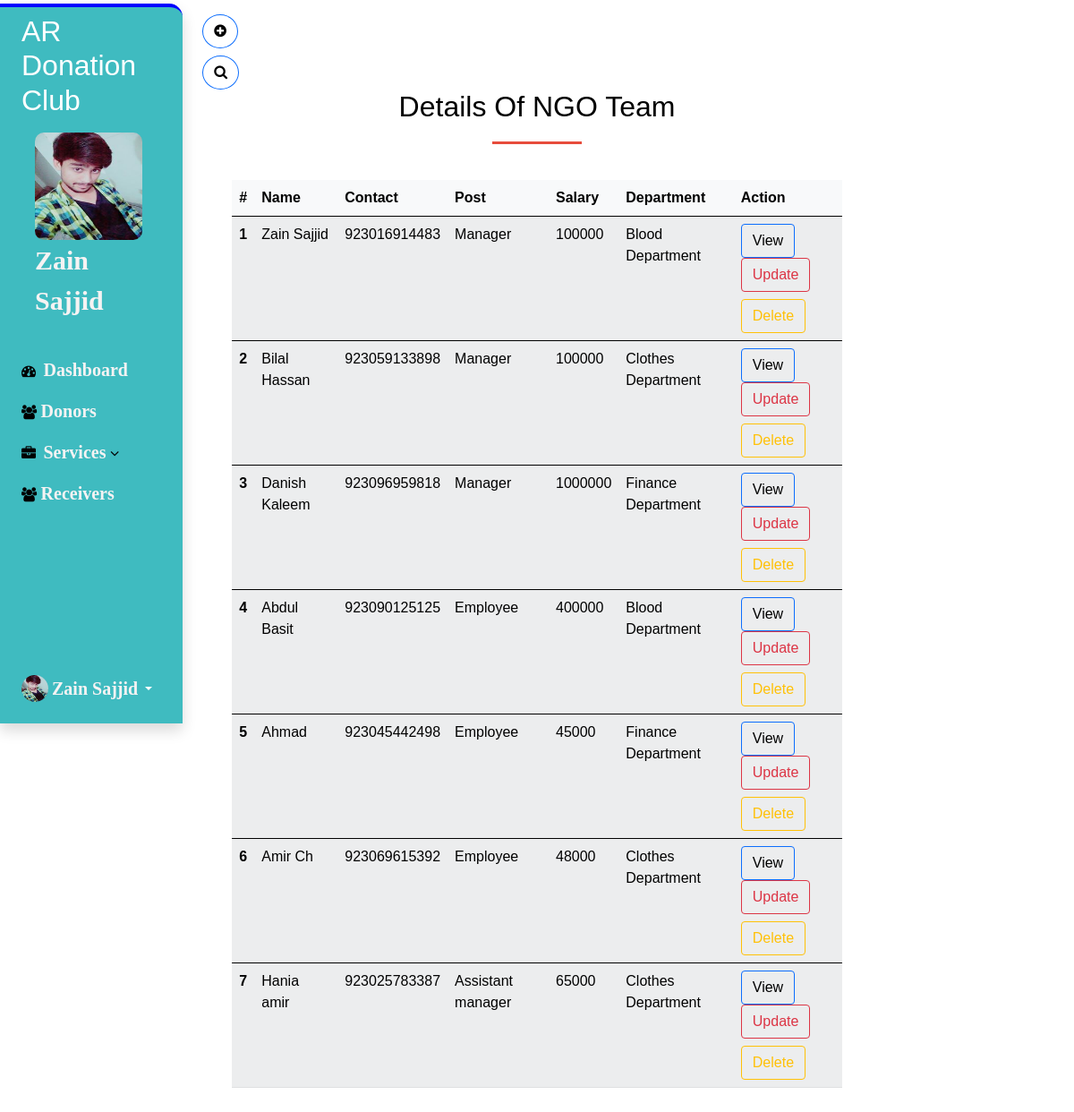
The page /NGO/dashboard/teamsearch.php (signed in) on the database its author committed.
### tables this page shows
CREATE TABLE `team` (
  `t_id` int(11) NOT NULL,
  `t_name` varchar(200) NOT NULL,
  `t_department` varchar(200) NOT NULL,
  `t_post` varchar(200) NOT NULL,
  `t_salary` varchar(200) NOT NULL,
  `t_username` varchar(200) NOT NULL,
  `t_password` varchar(200) NOT NULL,
  `t_contact` varchar(200) NOT NULL,
  `t_city` varchar(200) NOT NULL,
  `t_address` varchar(200) NOT NULL,
  `t_gender` varchar(200) NOT NULL
);

### NGO/dashboard/teamsearch.php (the view, shortened to what this page needs)
<?php
include 'header.php';
include 'dbconnect.php';
$search=$_POST['search'];
$query="SELECT * FROM team WHERE t_name LIKE'%".$search."%'";
$q=mysqli_query($con,$query);
?>
<div class="col p-3 section">
<div class="content">
 <a href="teamform.php">
<button class="btn btn-outline-primary d-block rounded-circle"><i class="fa fa-plus-circle" aria-hidden="true"></i></button>
</a>
   <a href="#" data-bs-toggle="modal" data-bs-target="#search">
      <button class="btn btn-outline-primary rounded-circle mt-2"><i class="fa fa-search"></i></button>
   </a>
</div>
<h2 class="section-head">Details Of NGO Team</h2>
       <div class="col-7 mx-auto">
       <table class="table table-light table-striped">
            <thead>
              <tr>
                <th scope="col">#</th>
                <th scope="col">Name</th>
                <th scope="col">Contact</th>
                <th scope="col">Post</th>
                <th scope="col">Salary</th>
                <th scope="col">Department</th>
                <th scope="col">Action</th>
              </tr>
            </thead>
            <?php
while($row=mysqli_fetch_array($q)){
?>
            <tbody>
              <tr>
                <th scope="row"><?php echo $row['t_id']?></th>
                <td> <a href="teamprofile.php?r=<?php echo $row['t_id']?>"> <?php echo $row['t_name']?> </a> </td>
                <td><?php echo $row['t_contact']?></td>
                <td><?php echo $row['t_post']?></td>
                <td><?php echo $row['t_salary']?></td>
                <td><?php echo $row['t_department']?></td>
                <td>
                  <button type="btn" class="btn btn-outline-primary">  <a href="teamprofile.php?r=<?php echo $row['t_id']?>">View</a> </button>
                  <a href="teamedit.php?r=<?php echo $row['t_id']?>">
                  <button type="btn" class="btn btn-outline-danger">Update</button>
                  </a>
                  <br>
                  <a href="teamdelete.php?r=<?php echo $row['t_id']?>">
                  <button type="btn" class="btn btn-outline-warning mt-2">Delete</button>
                  </a>
                 </td>
              </tr>
            </tbody>
            <?php
}
      ?>
          </table>
       </div>
</div>
</div>
</div>

### NGO/dashboard/header.php (shortened to what this page needs)
<?php
include 'dbconnect.php';
$id=$_SESSION['id'];
$query="SELECT * FROM team WHERE t_id='".$id."'";
$q=mysqli_query($con,$query);
$row=mysqli_fetch_array($q);
?>
<!DOCTYPE html>
<!DOCTYPE html>
<html lang="en">
<head>
    <link rel="stylesheet" href="../assets/css/bootstrap.min.css">
    <link rel="stylesheet" href="../assets/css/style.css">
    <link rel="stylesheet" href="https://cdnjs.cloudflare.com/ajax/libs/font-awesome/4.7.0/css/font-awesome.min.css">
</head>
<body>
  <div class="container-fluid">
    <div class="row flex-nowrap">
        <div class="col-auto sidebar col-md-3 col-xl-2 px-sm-2 px-1 bg-light mt-1 shadow">
            <div class="d-flex flex-column align-items-center align-items-sm-start px-3 pt-2 text-white min-vh-100">
              <h2>AR Donation Club</h2>
              <div class="admin-img col-md-3">
                <img src="../assets/img/rahman.jpg">
              </div>
                <a href="dashboard.php" class="admin d-flex align-items-center pb-3 mb-md-0 me-md-auto text-dark text-decoration-none">
                    <span class="fs-5 d-none d-sm-inline"><?php echo $row['t_name']?></span>
                </a>
                <ul class="nav nav-pills flex-column mb-sm-auto mb-0 align-items-center align-items-sm-start mt-3" id="menu">
                    <li class="nav-item">
                        <a href="dashboard.php" class="nav-link align-middle px-0 text-black">
                          <i class="fa fa-tachometer" aria-hidden="true"></i> <span class="ms-1 d-none d-sm-inline">Dashboard</span>
                        </a>
                    </li>
                    <li>
                      <a href="donors.php" class="nav-link px-0 align-middle">
                        <i class="fa fa-users" aria-hidden="true"></i>  <span class="d-none d-sm-inline">Donors</span></a>
                  </li>
                    <li>
                        <a href="#submenu1" data-bs-toggle="collapse" class="nav-link px-0 align-middle">
                          <i class="fa fa-briefcase" aria-hidden="true"></i> <span class="ms-1 d-none d-sm-inline">Services</span> <i class="fa fa-angle-down" aria-hidden="true"></i></a>
                    </li>
                    <li>
                      <a href="receiver.php" class="nav-link px-0 align-middle">
                        <i class="fa fa-users" aria-hidden="true"></i>  <span class="d-none d-sm-inline">Receivers</span></a>
                  </li>
                </ul>
                <div class="dropdown pb-4">
                    <a href="#" class="d-flex align-items-center text-white text-decoration-none dropdown-toggle" id="dropdownUser1" data-bs-toggle="dropdown" aria-expanded="false">
                        <img src="../assets/img/rahman.jpg" width="30" height="30" class="rounded-circle">
                        <span class="d-none d-sm-inline mx-1"><?php echo $row['t_name']?></span>
                    </a>
                </div>
            </div>
        </div>

### NGO/assets/css/style.css (style rules this page uses)
* { padding: 0%; margin: 0%; font-family: sans-serif; }
a { text-decoration: none; color: black; cursor: pointer; }
.admin span { font-weight: 900; font-size: 30px!important; margin-left: 15px; }
.admin-img img { width: 120px; height: 120px; border-radius: 10px; margin-top: 09px; margin-left: 15px; }
i { color: black; }
a span { color: rgb(246, 243, 243); font-size: 20px; font-weight: 550; font-family: Georgia, 'Times New Roman', Times, serif; }
.sidebar { background: rgb(63,187,192)!important; border-top: 4px solid blue; border-radius: 0 15px 0 0; width: 17%; position: fixed; }
.content { margin-left: 18%; }
.section { padding-top: 70px; padding-bottom: 70px; }
.section h2.section-head { color: black; text-align: center; margin-bottom: 40px; }
.section h2.section-head:after { background:#e74c3c; content: ""; display: block; width: 100px; height: 3px; margin: 20px auto; }

### rows shown on the page
team: t_name "Zain Sajjid", t_id "1", t_contact "923016914483", t_post "Manager", t_salary "100000", t_department "Blood Department"
team: t_id "2", t_name "Bilal Hassan", t_contact "923059133898", t_post "Manager", t_salary "100000", t_department "Clothes Department"
team: t_id "3", t_name "Danish Kaleem", t_contact "923096959818", t_post "Manager", t_salary "1000000", t_department "Finance Department"
team: t_id "4", t_name "Abdul Basit", t_contact "923090125125", t_post "Employee", t_salary "400000", t_department "Blood Department"
team: t_id "5", t_name "Ahmad", t_contact "923045442498", t_post "Employee", t_salary "45000", t_department "Finance Department"
team: t_id "6", t_name "Amir Ch", t_contact "923069615392", t_post "Employee", t_salary "48000", t_department "Clothes Department"
team: t_id "7", t_name "Hania amir", t_contact "923025783387", t_post "Assistant manager", t_salary "65000", t_department "Clothes Department"
